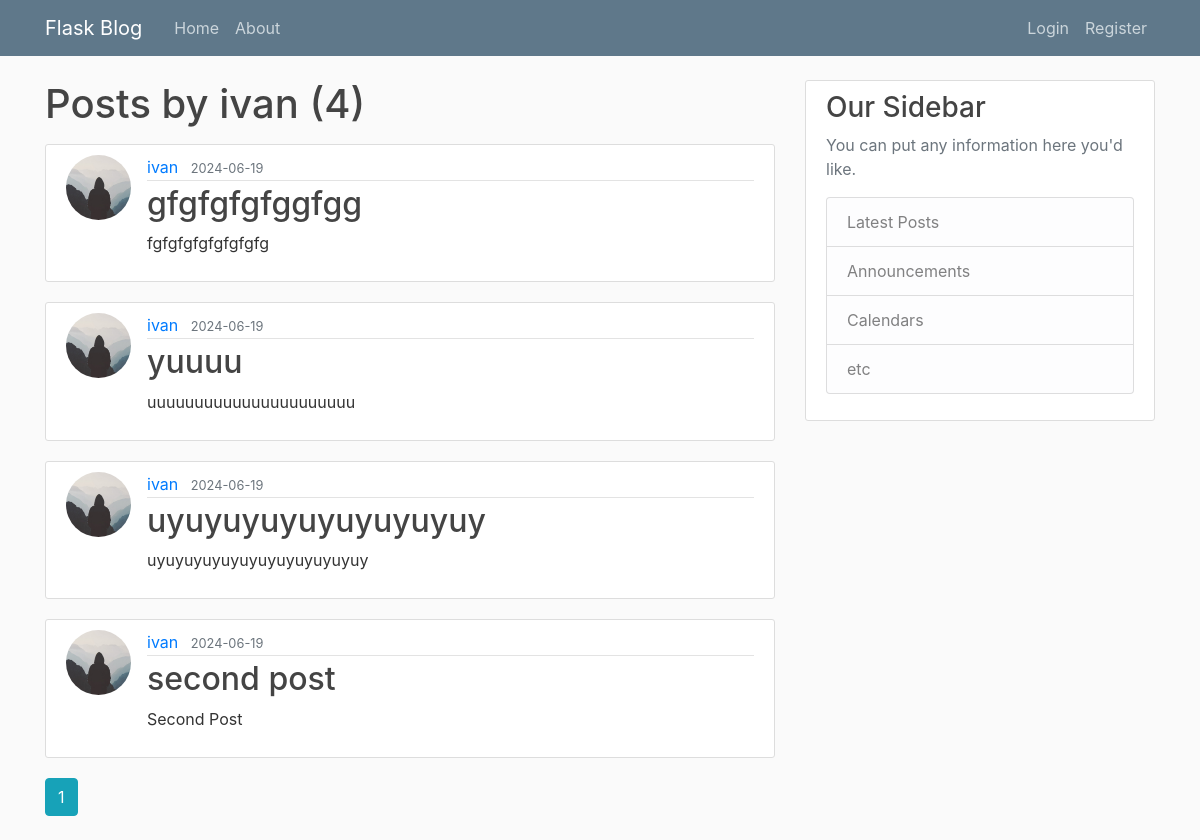
Before: /user/ivan with the older database file.
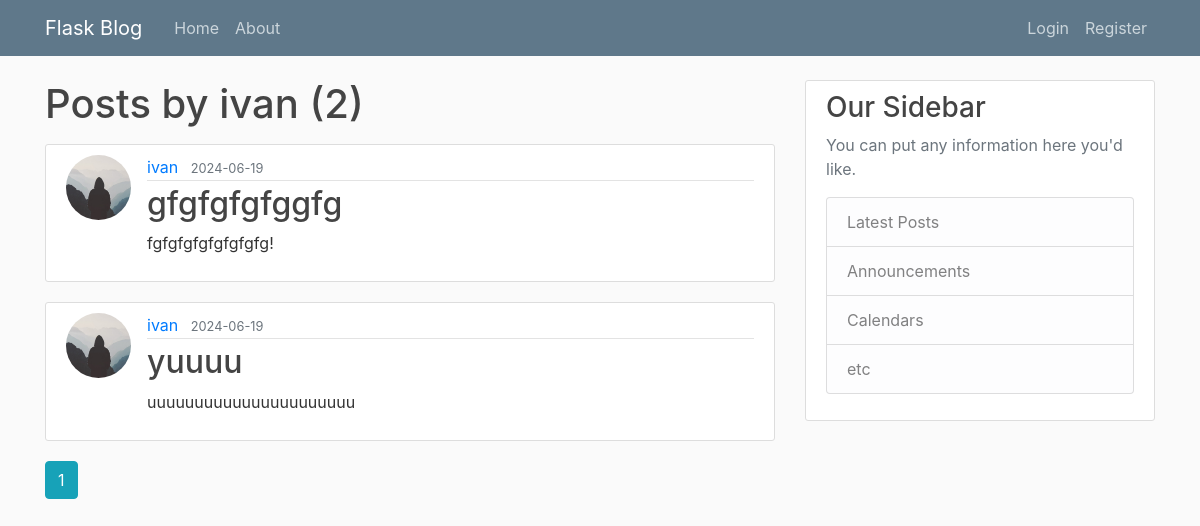
After: the same page with the newer database file.
### flaskblog/models.py (models this page shows, shortened)
class User(db.Model, UserMixin):
    id = db.Column(db.Integer, primary_key=True)
    username = db.Column(db.String(20), unique=True, nullable=False)
    email = db.Column(db.String(120), unique=True, nullable=False)
    image_file = db.Column(db.String(20), nullable=False, default='default.jpg')
    password = db.Column(db.String(60), nullable=False)
    posts = db.relationship('Post', backref='author', lazy=True)

class Post(db.Model):
    id = db.Column(db.Integer, primary_key=True)
    title = db.Column(db.String(100), nullable=False)
    date_posted = db.Column(db.DateTime, nullable=False, default=datetime.utcnow)
    content = db.Column(db.Text, nullable=False)
    user_id = db.Column(db.Integer, db.ForeignKey('user.id'), nullable=False)

### flaskblog/users/routes.py (the view)
@users.route("/user/<string:username>")
def user_posts(username):
    page = request.args.get('page', 1, type=int)
    user = User.query.filter_by(username=username).first_or_404()
    posts = Post.query.filter_by(author=user)\
        .order_by(Post.date_posted.desc())\
        .paginate(page=page, per_page=5)
    return render_template('user_posts.html', posts=posts, user=user)

### flaskblog/templates/user_posts.html
{% extends "layout.html" %}
{% block content %}
    <h1 class="mb-3">Posts by {{ user.username }} ({{ posts.total }})</h1>
    {% for post in posts.items %}
        <article class="media content-section">
          <img class="rounded-circle article-img" src="{{ url_for('static', filename='profile_pics/' + post.author.image_file) }}">
          <div class="media-body">
            <div class="article-metadata">
              <a class="mr-2" href="{{ url_for('user_posts', username=post.author.username) }}">{{ post.author.username }}</a>
              <small class="text-muted">{{ post.date_posted.strftime('%Y-%m-%d') }}</small>
            </div>
            <h2><a class="article-title" href="{{ url_for('post', post_id=post.id) }}">{{ post.title }}</a></h2>
            <p class="article-content">{{ post.content }}</p>
          </div>
        </article>
    {% endfor %}
    {% for page_num in posts.iter_pages(left_edge=1, right_edge=1, left_current=1, right_current=2) %}
      {% if page_num %}
        {% if posts.page == page_num %}
          <a class="btn btn-info mb-4" href="{{ url_for('user_posts', username=user.username, page=page_num) }}">{{ page_num }}</a>
        {% else %}
          <a class="btn btn-outline-info mb-4" href="{{ url_for('user_posts', username=user.username, page=page_num) }}">{{ page_num }}</a>
        {% endif %}
      {% else %}
        ...
      {% endif %}
    {% endfor %}
{% endblock content %}

### flaskblog/templates/layout.html (shortened to what this page needs)
<!DOCTYPE html>
<html lang="en">
<head>
    <link rel="stylesheet" href="https://cdn.jsdelivr.net/npm/bootstrap@4.4.1/dist/css/bootstrap.min.css">
    <link rel="stylesheet" type="text/css" href="{{ url_for('static', filename='main.css') }}">
</head>
<body>
  <header class="site-header">
    <nav class="navbar navbar-expand-md navbar-dark bg-steel fixed-top">
      <div class="container">
        <a class="navbar-brand mr-4" href="/">Flask Blog</a>
        <div class="collapse navbar-collapse" id="navbarToggle">
          <div class="navbar-nav mr-auto">
            <a class="nav-item nav-link" href="{{ url_for('home') }}">Home</a>
            <a class="nav-item nav-link" href="{{ url_for('about') }}">About</a>
          </div>
          <div class="navbar-nav">
            {% if current_user.is_authenticated %}
              <a class="nav-item nav-link" href="{{ url_for('new_post') }}">New Post</a>
              <a class="nav-item nav-link" href="{{ url_for('account') }}">Account</a>
              <a class="nav-item nav-link" href="{{ url_for('logout') }}">Logout</a>
            {% else %}
              <a class="nav-item nav-link" href="{{ url_for('login') }}">Login</a>
              <a class="nav-item nav-link" href="{{ url_for('register') }}">Register</a>
            {% endif %}
          </div>
        </div>
      </div>
    </nav>
  </header>
  <main role="main" class="container">
    <div class="row">
      <div class="col-md-8">
        {% block content %}{% endblock %}
      </div>
      <div class="col-md-4">
        <div class="content-section">
          <h3>Our Sidebar</h3>
          <p class='text-muted'>You can put any information here you'd like.
            <ul class="list-group">
              <li class="list-group-item list-group-item-light">Latest Posts</li>
              <li class="list-group-item list-group-item-light">Announcements</li>
              <li class="list-group-item list-group-item-light">Calendars</li>
              <li class="list-group-item list-group-item-light">etc</li>
            </ul>
          </p>
        </div>
      </div>
    </div>
  </main>
</body>
</html>

### flaskblog/static/main.css (style rules this page uses)
body { background: #fafafa; color: #333333; margin-top: 5rem; }
h1, h2, h3, h4, h5, h6 { color: #444444; }
.bg-steel { background-color: #5f788a; }
.site-header .navbar-nav .nav-link { color: #cbd5db; }
.content-section { background: #ffffff; padding: 10px 20px; border: 1px solid #dddddd; border-radius: 3px; margin-bottom: 20px; }
.article-title { color: #444444; }
.article-content { white-space: pre-line; }
.article-img { height: 65px; width: 65px; margin-right: 16px; }
.article-metadata { padding-bottom: 1px; margin-bottom: 4px; border-bottom: 1px solid #e3e3e3 }

Changed rows visible on the page:
removed Post: image_file (placeholder picture), author.username "ivan", date_posted "2024-06-19", title "uyuyuyuyuyuyuyuyuy", content "uyuyuyuyuyuyuyuyuyuyuyuy"
removed Post: image_file (placeholder picture), author.username "ivan", date_posted "2024-06-19", title "second post", content "Second Post"
changed Post: title "gfgfgfgfggfgg" → "gfgfgfgfggfg"; content "fgfgfgfgfgfgfgfg" → "fgfgfgfgfgfgfgfg!"
Other visible differences:
{{ posts.total }}: "4" → "2"
